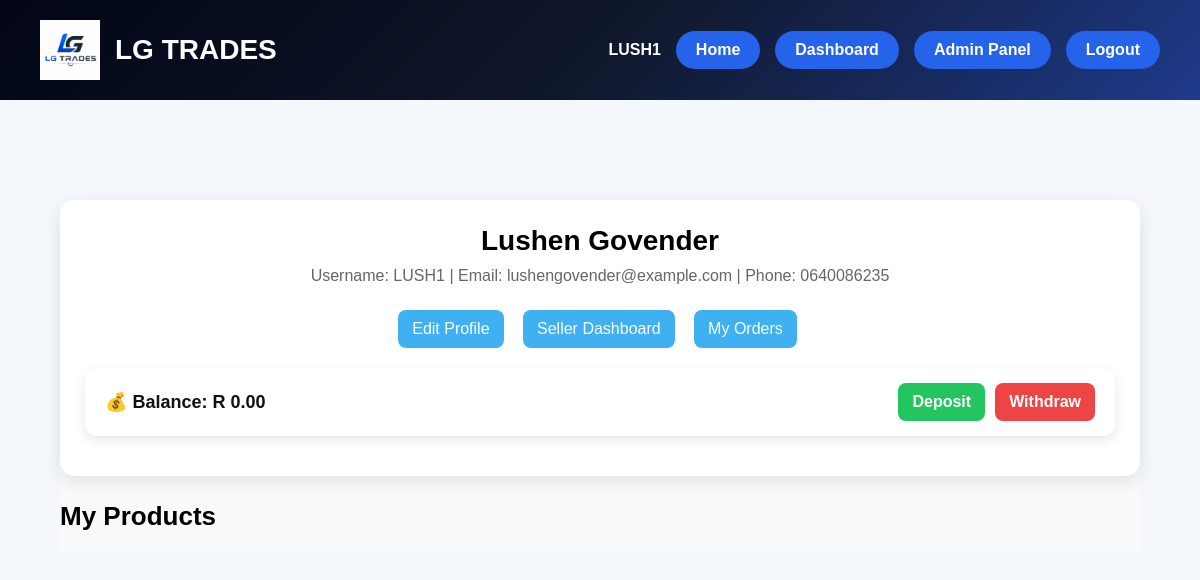
/dashboard.php (signed in), run on the app's committed database.
### tables this page shows
CREATE TABLE `users` (
  `username` varchar(5) NOT NULL,
  `name` varchar(50) NOT NULL,
  `surname` varchar(50) NOT NULL,
  `password` varchar(255) NOT NULL,
  `phone_number` varchar(10) DEFAULT NULL,
  `email` varchar(100) DEFAULT NULL,
  `admin` tinyint(1) DEFAULT 0,
  `street_address` varchar(255) DEFAULT NULL,
  `city` varchar(100) DEFAULT NULL,
  `province` varchar(100) DEFAULT NULL,
  `postal_code` varchar(20) DEFAULT NULL
);

### dashboard.php (the view, shortened to what this page needs)
<?php
include "db.php";
include "header.php";
$username = $_SESSION['username'];
$user_sql = "SELECT * FROM users WHERE username='$username'";
$user_result = mysqli_query($conn, $user_sql);
$user = mysqli_fetch_assoc($user_result);
$wallet_sql = "SELECT balance FROM wallets WHERE username='$username'";
$wallet_result = mysqli_query($conn, $wallet_sql);
$wallet = mysqli_fetch_assoc($wallet_result);
$balance = $wallet['balance'] ?? 0;
?>
<!DOCTYPE html>
<html>
<head>
    <link rel="stylesheet" href="style.css">
</head>
<body class="dash_body">
<div class="dash_container">
    <div class="dash_header">
        <h1>
            <?php echo $user['name'] . " " . $user['surname']; ?>
        </h1>
        <p>
            Username: <?php echo $user['username']; ?> |
            Email: <?php echo $user['email']; ?> |
            Phone: <?php echo $user['phone_number']; ?>
        </p>
        <div class="dash_buttons">
            <a class="dash_btnheader"
               href="edituser.php?username=<?php echo $user['username']; ?>">
               Edit Profile
            </a>
            <a class="dash_btnheader" href="sellerdash.php">
                Seller Dashboard
            </a>
            <a class="dash_btnheader" href="userorders.php">
                My Orders
            </a>
        </div>
        <div class="wallet-container">
    <div class="wallet-balance">
        💰 Balance: R <?php echo number_format($balance, 2); ?>
    </div>
    <div class="wallet-actions">
        <a href="deposit.php" class="wallet-btn deposit">
            Deposit
        </a>
        <a href="withdraw.php" class="wallet-btn withdraw">
            Withdraw
        </a>
    </div>
</div>
    </div>
    <h2 class="dash_products_title">My Products</h2>
</div>
</body>
</html>

### style.css (style rules this page uses)
* { margin:0; padding:0; box-sizing:border-box; font-family:Arial, sans-serif; }
h1 { text-align:center; }
.dash_body { margin: 0; font-family: Arial; background-color: #F8FAFC; padding: auto; }
.dash_container { width: 70%; margin: auto; background-color: #F8FAFC; }
.dash_header { background: #e4e2e2; padding: 20px; border-radius: 10px; margin-bottom: 20px; text-align: center; }
.dash_btnheader { padding: 8px 18px; border: none; border-radius: 6px; cursor: pointer; text-decoration: none; color: white; margin: 5px; display: inline-block; background: #68b6f5; }
.dash_body { margin:0; font-family:Arial; background:#f4f7fb; }
.dash_container { width:90%; margin:100px auto; }
.dash_header { background:white; padding:25px; border-radius:15px; box-shadow:0 6px 18px rgba(0,0,0,0.1); margin-bottom:25px; }
.dash_header h1 { margin:0; font-size:28px; }
.dash_header p { color:#666; margin:10px 0; }
.dash_buttons { margin-top:15px; }
.dash_btnheader { display:inline-block; padding:10px 14px; margin-right:10px; margin-top:10px; background:#3fb0f1; color:white; text-decoration:none; border-radius:8px; transition:0.3s; }
.dash_products_title { font-size:26px; margin:20px 0; }
.wallet-container { display:flex; justify-content:space-between; align-items:center; background:#ffffff; padding:15px 20px; border-radius:12px; box-shadow:0 4px 12px rgba(0,0,0,0.1); margin:15px 0; }
.wallet-balance { font-size:18px; font-weight:bold; color:#111; }
.wallet-actions { display:flex; gap:10px; }
.wallet-btn { padding:10px 14px; border-radius:8px; text-decoration:none; font-weight:bold; color:white; transition:0.3s; }
.wallet-btn.deposit { background:#22c55e; }
.wallet-btn.withdraw { background:#ef4444; }

### data on the page
users: name "Lushen", surname "Govender", username "LUSH1", email "lushengovender@example.com", phone_number "0640086235"

### other printed values
$_SESSION['username'] "LUSH1"
$balance "0.00"
